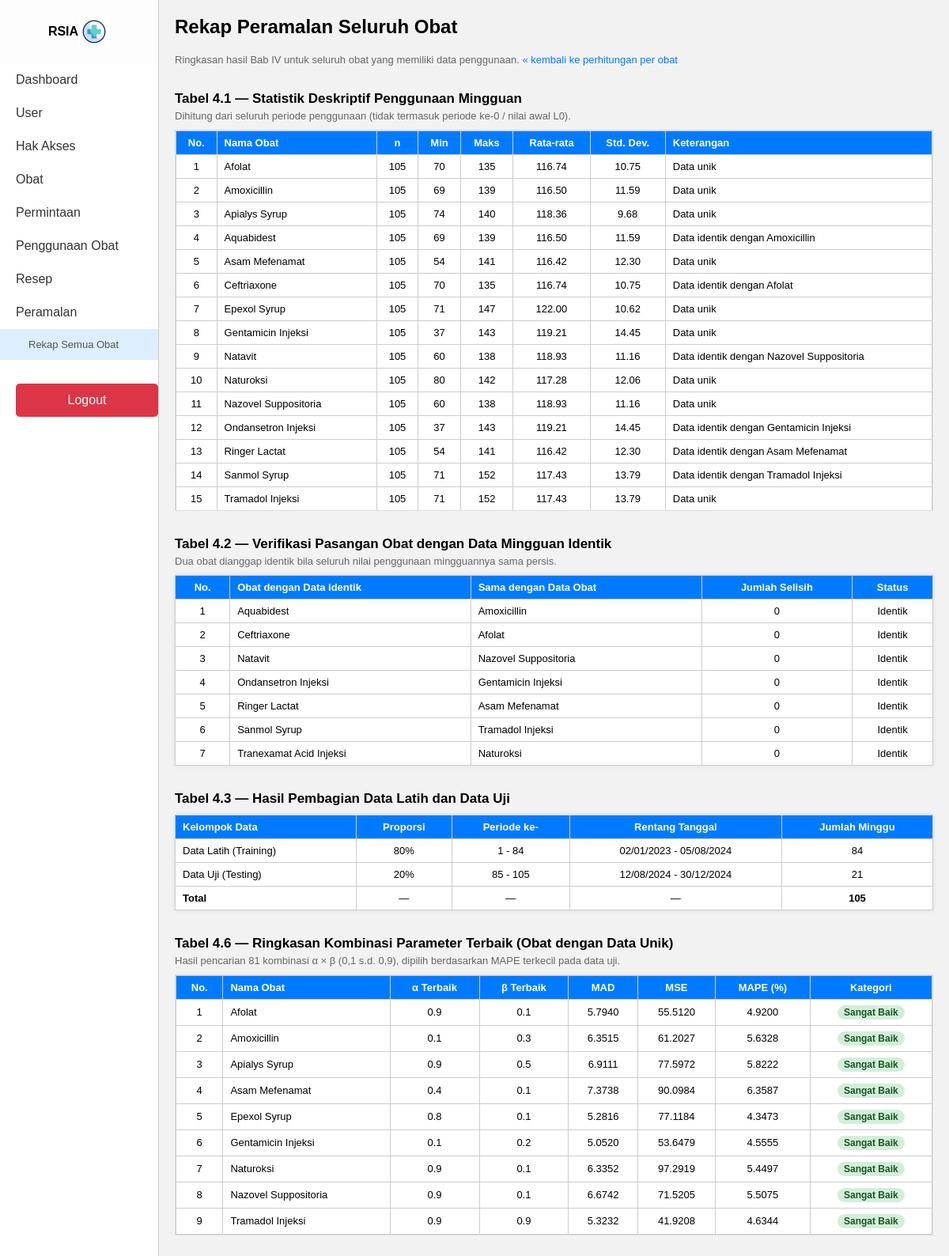
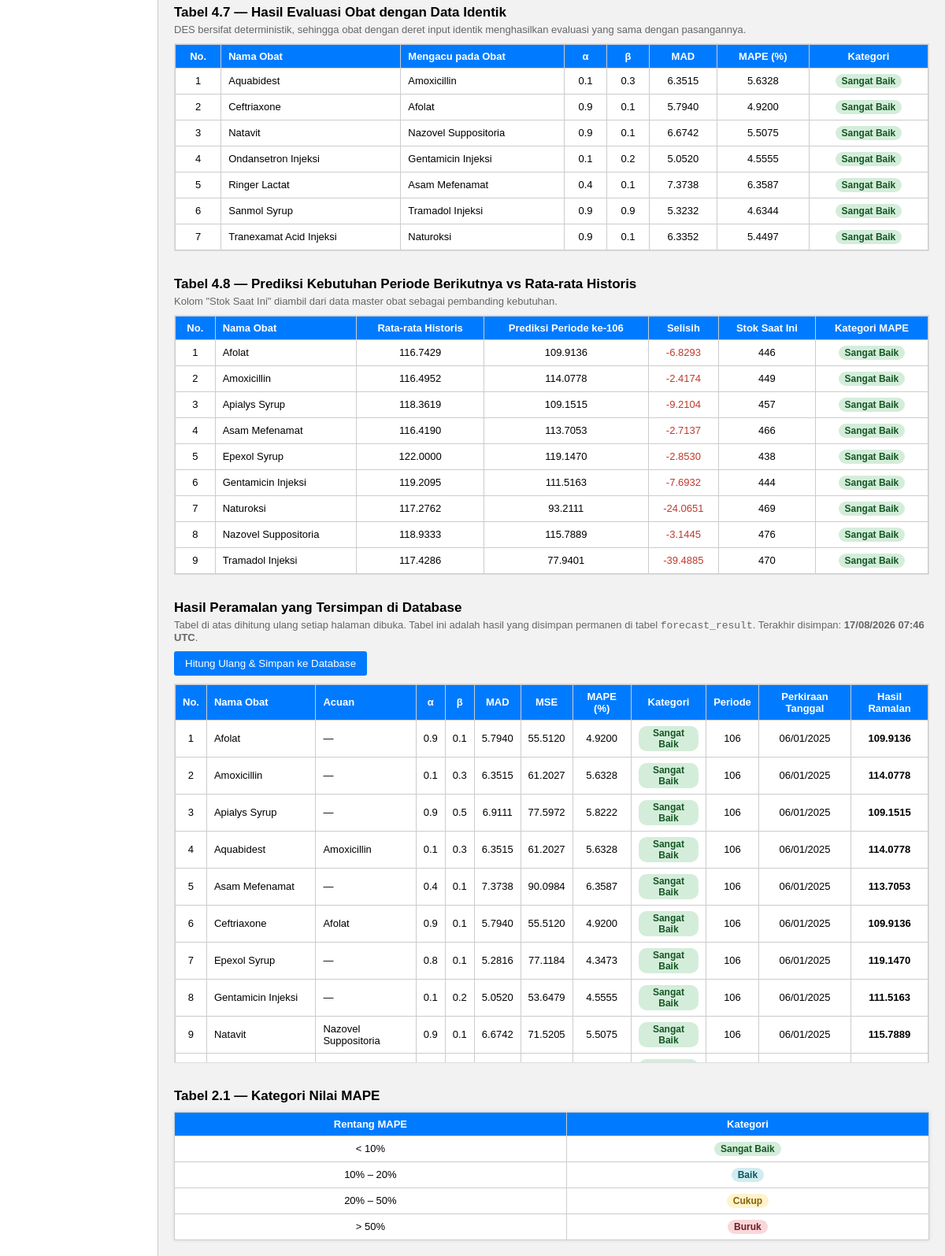
Page /peramalan/rekap (signed in) on the committed database (2 pictures, top to bottom).
### app/models.py (models this page shows)
class Obat(db.Model):
    id = db.Column(db.Integer, primary_key=True)
    nama = db.Column(db.String(100), nullable=False)
    kategori = db.Column(db.String(50), nullable=False)
    satuan = db.Column(db.String(20), nullable=False)
    harga = db.Column(db.Integer, nullable=False)
    stok = db.Column(db.Integer, nullable=False)
    tanggal_kadaluarsa = db.Column(db.Date, nullable=False)

class ForecastResult(db.Model):
    id = db.Column(db.Integer, primary_key=True)
    obat_id = db.Column(db.Integer, db.ForeignKey('obat.id'), nullable=False)
    tanggal = db.Column(db.DateTime, default=datetime.utcnow)
    hasil = db.Column(db.Float, nullable=False)          # ramalan periode berikutnya
    periode = db.Column(db.Integer)                       # periode yang diramalkan
    tanggal_ramalan = db.Column(db.Date)                  # perkiraan tanggal periode tsb
    alpha = db.Column(db.Float)
    beta = db.Column(db.Float)
    mad = db.Column(db.Float)
    mse = db.Column(db.Float)
    mape = db.Column(db.Float)
    kategori = db.Column(db.String(20))
    rata_historis = db.Column(db.Float)
    n_latih = db.Column(db.Integer)
    n_uji = db.Column(db.Integer)
    obat_acuan_id = db.Column(
        db.Integer,
        db.ForeignKey('obat.id', name='fk_forecast_obat_acuan'),
        nullable=True
    )  # diisi bila obat ini memakai hasil obat lain yang datanya identik
    obat = db.relationship('Obat', foreign_keys=[obat_id], backref='forecast_results')
    obat_acuan = db.relationship('Obat', foreign_keys=[obat_acuan_id])

### app/routes/peramalan.py (the view)
@bp.route("/rekap")
@login_required
@role_required("admin", "petugas")
def rekap():
    data = hitung_semua_obat(n_periode_kedepan=1)
    nama = data["nama"]
    acuan = data["acuan"]
    tabel_41, tabel_46, tabel_47, tabel_48 = [], [], [], []
    pembagian = None
    for o in data["obats"]:
        h = data["hasil"][acuan[o.id]]
        if h is None:
            continue
        if pembagian is None:
            pembagian = h["pembagian"]
        stat = data["stat"][o.id]
        identik = acuan[o.id] != o.id
        tabel_41.append(
            {
                "nama": o.nama,
                "stat": stat,
                "keterangan": (
                    f"Data identik dengan {nama[acuan[o.id]]}" if identik else "Data unik"
                ),
            }
        )
        baris = {
            "nama": o.nama,
            "acuan": nama[acuan[o.id]],
            "alpha": h["alpha"],
            "beta": h["beta"],
            "mad": h["mad"],
            "mse": h["mse"],
            "mape": h["mape"],
            "kategori": kategori_mape(h["mape"]),
        }
        (tabel_47 if identik else tabel_46).append(baris)
        if not identik:
            tabel_48.append(
                {
                    "nama": o.nama,
                    "rata": stat["rata"],
                    "prediksi": h["prediksi_berikutnya"],
                    "selisih": h["prediksi_berikutnya"] - stat["rata"],
                    "kategori": kategori_mape(h["mape"]),
                    "periode": h["pembagian"]["n_total"] + 1,
                    "stok": o.stok,
                }
            )
    tabel_42 = [
        {"nama": nama[oid], "sama_dengan": nama[ref]}
        for oid, ref in acuan.items()
        if ref != oid
    ]
    for tabel in (tabel_41, tabel_42, tabel_46, tabel_47, tabel_48):
        tabel.sort(key=lambda r: r["nama"])
    tersimpan = (
        ForecastResult.query.order_by(
            ForecastResult.tanggal.desc(), ForecastResult.id.desc()
        ).all()
    )
    waktu_simpan = tersimpan[0].tanggal if tersimpan else None
    if waktu_simpan is not None:
        tersimpan = [t for t in tersimpan if t.tanggal == waktu_simpan]
        tersimpan.sort(key=lambda t: t.obat.nama)
    return render_template(
        "peramalan_rekap.html",
        pembagian=pembagian,
        tabel_41=tabel_41,
        tabel_42=tabel_42,
        tabel_46=tabel_46,
        tabel_47=tabel_47,
        tabel_48=tabel_48,
        tersimpan=tersimpan,
        waktu_simpan=waktu_simpan,
    )

### app/forecasting.py (called while the page is built)
def kategori_mape(mape):
    if mape is None:
        return "-"
    for batas, label in KATEGORI_MAPE:
        if mape < batas:
            return label
    return "Buruk"

def jumlah_data_uji(jumlah_periode):
    n_uji = int(round(jumlah_periode * TEST_RATIO))
    n_uji = max(1, min(n_uji, jumlah_periode - 1))
    return n_uji

def evaluasi(baris, n_uji):
    uji = [b for b in baris if b["ramalan"] is not None][-n_uji:]
    if not uji:
        return None, None, None
    mad = sum(b["abs_error"] for b in uji) / len(uji)
    mse = sum(b["sq_error"] for b in uji) / len(uji)
    ape = [b["ape"] for b in uji if b["ape"] is not None]
    mape = sum(ape) / len(ape) if ape else None
    return mad, mse, mape

def grid_search(nilai, n_uji=None):
    n_periode = len(nilai) - 1
    if n_uji is None:
        n_uji = jumlah_data_uji(n_periode)
    kombinasi = []
    terbaik = None
    for alpha in GRID_VALUES:
        for beta in GRID_VALUES:
            baris, level, tren = hitung_des(nilai, alpha, beta)
            mad, mse, mape = evaluasi(baris, n_uji)
            if mape is None:
                continue
            item = {
                "alpha": alpha,
                "beta": beta,
                "mad": mad,
                "mse": mse,
                "mape": mape,
                "terbaik": False,
            }
            kombinasi.append(item)
            if terbaik is None or mape < terbaik["mape"] - 1e-12:
                terbaik = item
    if terbaik is not None:
        terbaik["terbaik"] = True
    return kombinasi, terbaik

def proyeksi(level, tren, n_periode_kedepan):
    return [max(0.0, level + (m + 1) * tren) for m in range(n_periode_kedepan)]

def statistik_deskriptif(nilai_periode):
    if not nilai_periode:
        return None
    return {
        "n": len(nilai_periode),
        "min": min(nilai_periode),
        "maks": max(nilai_periode),
        "rata": mean(nilai_periode),
        "std": stdev(nilai_periode) if len(nilai_periode) > 1 else 0.0,
    }

### app/routes/auth.py (called while the page is built)
@login_manager.user_loader
def load_user(user_id):
    return User.query.get(int(user_id))

### app/services.py (called while the page is built)
def deret_obat(obat_id):
    data = (
        PenggunaanObat.query.filter_by(obat_id=obat_id)
        .order_by(PenggunaanObat.tanggal, PenggunaanObat.id)
        .all()
    )
    return [d.tanggal for d in data], [d.jumlah for d in data]

### app/templates/peramalan_rekap.html (shortened to what this page needs)
{% extends "_peramalan_base.html" %}
{% macro badge(kategori) -%}
  <span class="badge badge-{{ kategori | lower | replace(' ', '-') }}">{{ kategori }}</span>
{%- endmacro %}
{% block content %}
<h2>Rekap Peramalan Seluruh Obat</h2>
<p class="subjudul">
  Ringkasan hasil Bab IV untuk seluruh obat yang memiliki data penggunaan.
  <a href="{{ url_for('peramalan.index') }}">&laquo; kembali ke perhitungan per obat</a>
</p>
{% if not tabel_41 %}
  <div class="alert alert-danger">
    Belum ada obat dengan data penggunaan yang cukup. Jalankan
    <code>python seed_obat.py</code> terlebih dahulu.
  </div>
{% else %}
<h3>Tabel 4.1 &mdash; Statistik Deskriptif Penggunaan Mingguan</h3>
<p class="subjudul">Dihitung dari seluruh periode penggunaan (tidak termasuk periode ke-0 / nilai awal L0).</p>
<div class="table-wrap">
  <table>
    <thead>
      <tr><th>No.</th><th class="kiri">Nama Obat</th><th>n</th><th>Min</th><th>Maks</th>
          <th>Rata-rata</th><th>Std. Dev.</th><th class="kiri">Keterangan</th></tr>
    </thead>
    <tbody>
      {% for r in tabel_41 %}
      <tr>
        <td>{{ loop.index }}</td>
        <td class="kiri">{{ r.nama }}</td>
        <td>{{ r.stat.n }}</td>
        <td>{{ r.stat.min | int }}</td>
        <td>{{ r.stat.maks | int }}</td>
        <td>{{ '%.2f' | format(r.stat.rata) }}</td>
        <td>{{ '%.2f' | format(r.stat.std) }}</td>
        <td class="kiri">{{ r.keterangan }}</td>
      </tr>
      {% endfor %}
    </tbody>
  </table>
</div>
<h3>Tabel 4.2 &mdash; Verifikasi Pasangan Obat dengan Data Mingguan Identik</h3>
<p class="subjudul">Dua obat dianggap identik bila seluruh nilai penggunaan mingguannya sama persis.</p>
{% if tabel_42 %}
<table>
  <thead>
    <tr><th>No.</th><th class="kiri">Obat dengan Data Identik</th>
        <th class="kiri">Sama dengan Data Obat</th><th>Jumlah Selisih</th><th>Status</th></tr>
  </thead>
  <tbody>
    {% for r in tabel_42 %}
    <tr>
      <td>{{ loop.index }}</td>
      <td class="kiri">{{ r.nama }}</td>
      <td class="kiri">{{ r.sama_dengan }}</td>
      <td>0</td>
      <td>Identik</td>
    </tr>
    {% endfor %}
  </tbody>
</table>
{% else %}
  <div class="alert alert-info">Tidak ada pasangan obat dengan data penggunaan identik.</div>
{% endif %}
{% if pembagian %}
<h3>Tabel 4.3 &mdash; Hasil Pembagian Data Latih dan Data Uji</h3>
<table>
  <thead>
    <tr><th class="kiri">Kelompok Data</th><th>Proporsi</th><th>Periode ke-</th>
        <th>Rentang Tanggal</th><th>Jumlah Minggu</th></tr>
  </thead>
  <tbody>
    <tr>
      <td class="kiri">Data Latih (Training)</td>
      <td>{{ pembagian.persen_latih }}%</td>
      <td>{{ pembagian.periode_latih }}</td>
      <td>{{ pembagian.tanggal_latih }}</td>
      <td>{{ pembagian.n_latih }}</td>
    </tr>
    <tr>
      <td class="kiri">Data Uji (Testing)</td>
      <td>{{ pembagian.persen_uji }}%</td>
      <td>{{ pembagian.periode_uji }}</td>
      <td>{{ pembagian.tanggal_uji }}</td>
      <td>{{ pembagian.n_uji }}</td>
    </tr>
    <tr>
      <td class="kiri"><strong>Total</strong></td>
      <td>&mdash;</td><td>&mdash;</td><td>&mdash;</td>
      <td><strong>{{ pembagian.n_total }}</strong></td>
    </tr>
  </tbody>
</table>
{% endif %}
<h3>Tabel 4.6 &mdash; Ringkasan Kombinasi Parameter Terbaik (Obat dengan Data Unik)</h3>
<p class="subjudul">Hasil pencarian 81 kombinasi &alpha; &times; &beta; (0,1 s.d. 0,9), dipilih berdasarkan MAPE terkecil pada data uji.</p>
<div class="table-wrap">
  <table>
    <thead>
      <tr><th>No.</th><th class="kiri">Nama Obat</th><th>&alpha; Terbaik</th><th>&beta; Terbaik</th>
          <th>MAD</th><th>MSE</th><th>MAPE (%)</th><th>Kategori</th></tr>
    </thead>
    <tbody>
      {% for r in tabel_46 %}
      <tr>
        <td>{{ loop.index }}</td>
        <td class="kiri">{{ r.nama }}</td>
        <td>{{ '%.1f' | format(r.alpha) }}</td>
        <td>{{ '%.1f' | format(r.beta) }}</td>
        <td>{{ '%.4f' | format(r.mad) }}</td>
        <td>{{ '%.4f' | format(r.mse) }}</td>
        <td>{{ '%.4f' | format(r.mape) }}</td>
        <td>{{ badge(r.kategori) }}</td>
      </tr>
      {% endfor %}
    </tbody>
  </table>
</div>
{% if tabel_47 %}
<h3>Tabel 4.7 &mdash; Hasil Evaluasi Obat dengan Data Identik</h3>
<p class="subjudul">DES bersifat deterministik, sehingga obat dengan deret input identik menghasilkan evaluasi yang sama dengan pasangannya.</p>
<div class="table-wrap">
  <table>
    <thead>
      <tr><th>No.</th><th class="kiri">Nama Obat</th><th class="kiri">Mengacu pada Obat</th>
          <th>&alpha;</th><th>&beta;</th><th>MAD</th><th>MAPE (%)</th><th>Kategori</th></tr>
    </thead>
    <tbody>
      {% for r in tabel_47 %}
      <tr>
        <td>{{ loop.index }}</td>
        <td class="kiri">{{ r.nama }}</td>
        <td class="kiri">{{ r.acuan }}</td>
        <td>{{ '%.1f' | format(r.alpha) }}</td>
        <td>{{ '%.1f' | format(r.beta) }}</td>
        <td>{{ '%.4f' | format(r.mad) }}</td>
        <td>{{ '%.4f' | format(r.mape) }}</td>
        <td>{{ badge(r.kategori) }}</td>
      </tr>
      {% endfor %}
    </tbody>
  </table>
</div>
{% endif %}
<h3>Tabel 4.8 &mdash; Prediksi Kebutuhan Periode Berikutnya vs Rata-rata Historis</h3>
<p class="subjudul">Kolom "Stok Saat Ini" diambil dari data master obat sebagai pembanding kebutuhan.</p>
<div class="table-wrap">
  <table>
    <thead>
      <tr><th>No.</th><th class="kiri">Nama Obat</th><th>Rata-rata Historis</th>
          <th>Prediksi Periode ke-{{ tabel_48[0].periode if tabel_48 }}</th>
          <th>Selisih</th><th>Stok Saat Ini</th><th>Kategori MAPE</th></tr>
    </thead>
    <tbody>
      {% for r in tabel_48 %}
      <tr>
        <td>{{ loop.index }}</td>
        <td class="kiri">{{ r.nama }}</td>
        <td>{{ '%.4f' | format(r.rata) }}</td>
        <td>{{ '%.4f' | format(r.prediksi) }}</td>
        <td style="color: {% if r.selisih < 0 %}#c0392b{% else %}#1e8449{% endif %}">
          {{ '%+.4f' | format(r.selisih) }}
        </td>
        <td>{{ r.stok }}</td>
        <td>{{ badge(r.kategori) }}</td>
      </tr>
      {% endfor %}
    </tbody>
  </table>
</div>
<h3>Hasil Peramalan yang Tersimpan di Database</h3>
<p class="subjudul">
  Tabel di atas dihitung ulang setiap halaman dibuka. Tabel ini adalah hasil yang
  disimpan permanen di tabel <code>forecast_result</code>.
  {% if waktu_simpan %}
    Terakhir disimpan: <strong>{{ waktu_simpan.strftime('%d/%m/%Y %H:%M') }} UTC</strong>.
  {% else %}
    Belum ada hasil yang tersimpan.
  {% endif %}
</p>
<form method="POST" action="{{ url_for('peramalan.simpan') }}" style="margin-bottom:10px;">
  <button type="submit"
          style="padding:8px 14px;background:#007bff;color:#fff;border:none;border-radius:3px;cursor:pointer;">
    Hitung Ulang &amp; Simpan ke Database
  </button>
</form>
{% if tersimpan %}
<div class="table-wrap">
  <table>
    <thead>
      <tr><th>No.</th><th class="kiri">Nama Obat</th><th class="kiri">Acuan</th>
          <th>&alpha;</th><th>&beta;</th><th>MAD</th><th>MSE</th><th>MAPE (%)</th>
          <th>Kategori</th><th>Periode</th><th>Perkiraan Tanggal</th><th>Hasil Ramalan</th></tr>
    </thead>
    <tbody>
      {% for t in tersimpan %}
      <tr>
        <td>{{ loop.index }}</td>
        <td class="kiri">{{ t.obat.nama }}</td>
        <td class="kiri">{{ t.obat_acuan.nama if t.obat_acuan else '&mdash;' | safe }}</td>
        <td>{{ '%.1f' | format(t.alpha) }}</td>
        <td>{{ '%.1f' | format(t.beta) }}</td>
        <td>{{ '%.4f' | format(t.mad) }}</td>
        <td>{{ '%.4f' | format(t.mse) }}</td>
        <td>{{ '%.4f' | format(t.mape) }}</td>
        <td>{{ badge(t.kategori) }}</td>
        <td>{{ t.periode }}</td>
        <td>{{ t.tanggal_ramalan.strftime('%d/%m/%Y') if t.tanggal_ramalan else '&mdash;' | safe }}</td>
        <td><strong>{{ '%.4f' | format(t.hasil) }}</strong></td>
      </tr>
      {% endfor %}
    </tbody>
  </table>
</div>
{% endif %}
<h3>Tabel 2.1 &mdash; Kategori Nilai MAPE</h3>
<table>
  <thead><tr><th>Rentang MAPE</th><th>Kategori</th></tr></thead>
  <tbody>
    <tr><td>&lt; 10%</td><td>{{ badge('Sangat Baik') }}</td></tr>
    <tr><td>10% &ndash; 20%</td><td>{{ badge('Baik') }}</td></tr>
    <tr><td>20% &ndash; 50%</td><td>{{ badge('Cukup') }}</td></tr>
    <tr><td>&gt; 50%</td><td>{{ badge('Buruk') }}</td></tr>
  </tbody>
</table>
{% endif %}
{% endblock %}

### app/templates/_peramalan_base.html (style rules this page uses)
body { margin: 0; font-family: Arial, sans-serif; background: #f2f2f2; display: flex; }
h2 { margin-top: 0; }
h3 { margin-top: 32px; margin-bottom: 4px; font-size: 17px; }
.subjudul { margin: 0 0 10px 0; font-size: 13px; color: #666; }
.table-wrap { overflow-x: auto; max-height: 480px; overflow-y: auto; background: white; border: 1px solid #ddd; }
table { width: 100%; border-collapse: collapse; background: white; margin-top: 10px; box-shadow: 0 0 5px rgba(0,0,0,0.1); }
.table-wrap table { margin-top: 0; box-shadow: none; }
th { background-color: #007bff; color: white; position: sticky; top: 0; z-index: 1; }
th, td { border: 1px solid #ccc; padding: 7px 9px; text-align: center; vertical-align: middle; font-size: 13px; }
td.kiri, th.kiri { text-align: left; }
a { color: #007bff; text-decoration: none; }
.badge { display: inline-block; padding: 2px 8px; border-radius: 10px; font-size: 12px; font-weight: bold; }
.badge-sangat-baik { background: #d4edda; color: #155724; }
.badge-baik { background: #d1ecf1; color: #0c5460; }
.badge-cukup { background: #fff3cd; color: #856404; }
.badge-buruk { background: #f8d7da; color: #721c24; }

### rows in the picture
Obat: nama "Afolat", stat.n "105", stat.min "70", stat.maks "135", stat.rata "116.74", stat.std "10.75", keterangan "Data unik", sama_dengan "Afolat", alpha "0.9", beta "0.1", mad "5.7940", mse "55.5120", mape "4.9200", kategori "Sangat Baik", acuan "Afolat", rata "116.7429", prediksi "109.9136", selisih "-6.8293", stok "446"
Obat: nama "Amoxicillin", stat.n "105", stat.min "69", stat.maks "139", stat.rata "116.50", stat.std "11.59", keterangan "Data unik", sama_dengan "Amoxicillin", alpha "0.1", beta "0.3", mad "6.3515", mse "61.2027", mape "5.6328", kategori "Sangat Baik", acuan "Amoxicillin", rata "116.4952", prediksi "114.0778", selisih "-2.4174", stok "449"
Obat: nama "Apialys Syrup", stat.n "105", stat.min "74", stat.maks "140", stat.rata "118.36", stat.std "9.68", keterangan "Data unik", alpha "0.9", beta "0.5", mad "6.9111", mse "77.5972", mape "5.8222", kategori "Sangat Baik", rata "118.3619", prediksi "109.1515", selisih "-9.2104", stok "457"
Obat: nama "Aquabidest", stat.n "105", stat.min "69", stat.maks "139", stat.rata "116.50", stat.std "11.59", keterangan "Data identik dengan Amoxicillin", nama "Aquabidest", nama "Aquabidest"
Obat: nama "Asam Mefenamat", stat.n "105", stat.min "54", stat.maks "141", stat.rata "116.42", stat.std "12.30", keterangan "Data unik", sama_dengan "Asam Mefenamat", alpha "0.4", beta "0.1", mad "7.3738", mse "90.0984", mape "6.3587", kategori "Sangat Baik", acuan "Asam Mefenamat", rata "116.4190", prediksi "113.7053", selisih "-2.7137", stok "466"
Obat: nama "Ceftriaxone", stat.n "105", stat.min "70", stat.maks "135", stat.rata "116.74", stat.std "10.75", keterangan "Data identik dengan Afolat", nama "Ceftriaxone", nama "Ceftriaxone"
Obat: nama "Epexol Syrup", stat.n "105", stat.min "71", stat.maks "147", stat.rata "122.00", stat.std "10.62", keterangan "Data unik", alpha "0.8", beta "0.1", mad "5.2816", mse "77.1184", mape "4.3473", kategori "Sangat Baik", rata "122.0000", prediksi "119.1470", selisih "-2.8530", stok "438"
Obat: nama "Gentamicin Injeksi", stat.n "105", stat.min "37", stat.maks "143", stat.rata "119.21", stat.std "14.45", keterangan "Data unik", sama_dengan "Gentamicin Injeksi", alpha "0.1", beta "0.2", mad "5.0520", mse "53.6479", mape "4.5555", kategori "Sangat Baik", acuan "Gentamicin Injeksi", rata "119.2095", prediksi "111.5163", selisih "-7.6932", stok "444"
Obat: nama "Natavit", stat.n "105", stat.min "60", stat.maks "138", stat.rata "118.93", stat.std "11.16", keterangan "Data identik dengan Nazovel Suppositoria", nama "Natavit", nama "Natavit"
Obat: nama "Naturoksi", stat.n "105", stat.min "80", stat.maks "142", stat.rata "117.28", stat.std "12.06", keterangan "Data unik", sama_dengan "Naturoksi", alpha "0.9", beta "0.1", mad "6.3352", mse "97.2919", mape "5.4497", kategori "Sangat Baik", acuan "Naturoksi", rata "117.2762", prediksi "93.2111", selisih "-24.0651", stok "469"
Obat: nama "Nazovel Suppositoria", stat.n "105", stat.min "60", stat.maks "138", stat.rata "118.93", stat.std "11.16", keterangan "Data unik", sama_dengan "Nazovel Suppositoria", alpha "0.9", beta "0.1", mad "6.6742", mse "71.5205", mape "5.5075", kategori "Sangat Baik", acuan "Nazovel Suppositoria", rata "118.9333", prediksi "115.7889", selisih "-3.1445", stok "476"
Obat: nama "Ondansetron Injeksi", stat.n "105", stat.min "37", stat.maks "143", stat.rata "119.21", stat.std "14.45", keterangan "Data identik dengan Gentamicin Injeksi", nama "Ondansetron Injeksi", nama "Ondansetron Injeksi"
Obat: nama "Ringer Lactat", stat.n "105", stat.min "54", stat.maks "141", stat.rata "116.42", stat.std "12.30", keterangan "Data identik dengan Asam Mefenamat", nama "Ringer Lactat", nama "Ringer Lactat"
Obat: nama "Sanmol Syrup", stat.n "105", stat.min "71", stat.maks "152", stat.rata "117.43", stat.std "13.79", keterangan "Data identik dengan Tramadol Injeksi", nama "Sanmol Syrup", nama "Sanmol Syrup"
Obat: nama "Tramadol Injeksi", stat.n "105", stat.min "71", stat.maks "152", stat.rata "117.43", stat.std "13.79", keterangan "Data unik", sama_dengan "Tramadol Injeksi", alpha "0.9", beta "0.9", mad "5.3232", mse "41.9208", mape "4.6344", kategori "Sangat Baik", acuan "Tramadol Injeksi", rata "117.4286", prediksi "77.9401", selisih "-39.4885", stok "470"
Obat: nama "Tranexamat Acid Injeksi", nama "Tranexamat Acid Injeksi"
ForecastResult: strftime "17/08/2026 07:46", obat.nama "Apialys Syrup", obat_acuan "—", alpha "0.9", beta "0.5", mad "6.9111", mse "77.5972", mape "5.8222", kategori "Sangat Baik", periode "106", tanggal_ramalan "06/01/2025", hasil "109.1515"
ForecastResult: obat.nama "Afolat", obat_acuan "—", alpha "0.9", beta "0.1", mad "5.7940", mse "55.5120", mape "4.9200", kategori "Sangat Baik", periode "106", tanggal_ramalan "06/01/2025", hasil "109.9136"
ForecastResult: obat.nama "Amoxicillin", obat_acuan "—", alpha "0.1", beta "0.3", mad "6.3515", mse "61.2027", mape "5.6328", kategori "Sangat Baik", periode "106", tanggal_ramalan "06/01/2025", hasil "114.0778"
ForecastResult: obat.nama "Aquabidest", obat_acuan "Amoxicillin", alpha "0.1", beta "0.3", mad "6.3515", mse "61.2027", mape "5.6328", kategori "Sangat Baik", periode "106", tanggal_ramalan "06/01/2025", hasil "114.0778"
ForecastResult: obat.nama "Asam Mefenamat", obat_acuan "—", alpha "0.4", beta "0.1", mad "7.3738", mse "90.0984", mape "6.3587", kategori "Sangat Baik", periode "106", tanggal_ramalan "06/01/2025", hasil "113.7053"
ForecastResult: obat.nama "Ceftriaxone", obat_acuan "Afolat", alpha "0.9", beta "0.1", mad "5.7940", mse "55.5120", mape "4.9200", kategori "Sangat Baik", periode "106", tanggal_ramalan "06/01/2025", hasil "109.9136"
ForecastResult: obat.nama "Epexol Syrup", obat_acuan "—", alpha "0.8", beta "0.1", mad "5.2816", mse "77.1184", mape "4.3473", kategori "Sangat Baik", periode "106", tanggal_ramalan "06/01/2025", hasil "119.1470"
ForecastResult: obat.nama "Gentamicin Injeksi", obat_acuan "—", alpha "0.1", beta "0.2", mad "5.0520", mse "53.6479", mape "4.5555", kategori "Sangat Baik", periode "106", tanggal_ramalan "06/01/2025", hasil "111.5163"
ForecastResult: obat.nama "Natavit", obat_acuan "Nazovel Suppositoria", alpha "0.9", beta "0.1", mad "6.6742", mse "71.5205", mape "5.5075", kategori "Sangat Baik", periode "106", tanggal_ramalan "06/01/2025", hasil "115.7889"

### other values in the picture
{{ pembagian.persen_latih }} "80"
{{ pembagian.periode_latih }} "1 - 84"
{{ pembagian.tanggal_latih }} "02/01/2023 - 05/08/2024"
{{ pembagian.n_latih }} "84"
{{ pembagian.persen_uji }} "20"
{{ pembagian.periode_uji }} "85 - 105"
{{ pembagian.tanggal_uji }} "12/08/2024 - 30/12/2024"
{{ pembagian.n_uji }} "21"
{{ pembagian.n_total }} "105"
{{ '%.1f' | format(r.alpha) }} "0.1" "0.9" "0.9" "0.1" "0.4" "0.9" "0.9"
{{ '%.1f' | format(r.beta) }} "0.3" "0.1" "0.1" "0.2" "0.1" "0.9" "0.1"
{{ '%.4f' | format(r.mad) }} "6.3515" "5.7940" "6.6742" "5.0520" "7.3738" "5.3232" "6.3352"
{{ '%.4f' | format(r.mape) }} "5.6328" "4.9200" "5.5075" "4.5555" "6.3587" "4.6344" "5.4497"
{{ kategori }} "Sangat Baik" "Sangat Baik" "Sangat Baik" "Sangat Baik" "Sangat Baik" "Sangat Baik" "Sangat Baik"
{{ tabel_48[0].periode if tabel_48 }} "106"
